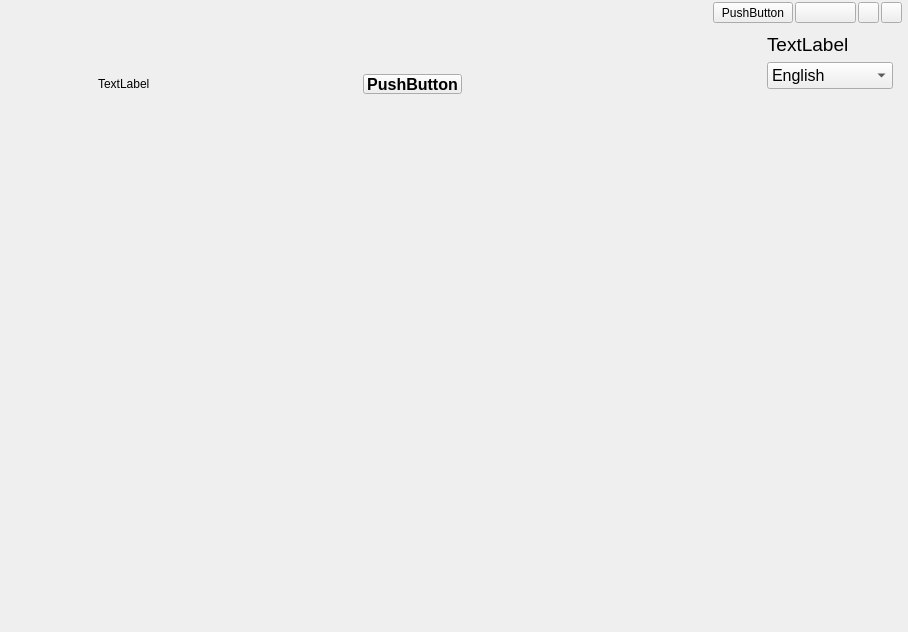
<?xml version="1.0" encoding="UTF-8"?>
<ui version="4.0">
 <class>mainframe</class>
 <widget class="QWidget" name="mainframe">
  <property name="geometry">
   <rect>
    <x>0</x>
    <y>0</y>
    <width>908</width>
    <height>632</height>
   </rect>
  </property>
  <property name="sizePolicy">
   <sizepolicy hsizetype="Preferred" vsizetype="Preferred">
    <horstretch>0</horstretch>
    <verstretch>0</verstretch>
   </sizepolicy>
  </property>
  <property name="baseSize">
   <size>
    <width>0</width>
    <height>0</height>
   </size>
  </property>
  <property name="windowTitle">
   <string>NETGEAR Genie</string>
  </property>
  <property name="stylehint" stdset="0">
   <string>5</string>
  </property>
  <layout class="QGridLayout" name="gridLayout" rowstretch="85,420,95" columnstretch="30,150,656,30">
   <property name="leftMargin">
    <number>2</number>
   </property>
   <property name="topMargin">
    <number>0</number>
   </property>
   <property name="rightMargin">
    <number>2</number>
   </property>
   <property name="bottomMargin">
    <number>0</number>
   </property>
   <property name="spacing">
    <number>0</number>
   </property>
   <item row="0" column="0" colspan="4">
    <widget class="QWidget" name="title" native="true">
     <property name="stylehintsub" stdset="0">
      <string>1</string>
     </property>
     <property name="stylehintlevel" stdset="0">
      <string>0</string>
     </property>
     <layout class="QVBoxLayout" name="verticalLayout_5">
      <property name="spacing">
       <number>0</number>
      </property>
      <property name="leftMargin">
       <number>0</number>
      </property>
      <property name="topMargin">
       <number>0</number>
      </property>
      <property name="rightMargin">
       <number>0</number>
      </property>
      <property name="bottomMargin">
       <number>0</number>
      </property>
      <item>
       <widget class="QFrame" name="frame_top">
        <layout class="QHBoxLayout" name="horizontalLayout_2">
         <property name="leftMargin">
          <number>0</number>
         </property>
         <property name="topMargin">
          <number>0</number>
         </property>
         <property name="rightMargin">
          <number>0</number>
         </property>
         <property name="bottomMargin">
          <number>0</number>
         </property>
         <item>
          <spacer name="horizontalSpacer_2">
           <property name="orientation">
            <enum>Qt::Horizontal</enum>
           </property>
           <property name="sizeHint" stdset="0">
            <size>
             <width>487</width>
             <height>20</height>
            </size>
           </property>
          </spacer>
         </item>
         <item>
          <widget class="QFrame" name="frame_top_left">
           <property name="minimumSize">
            <size>
             <width>400</width>
             <height>0</height>
            </size>
           </property>
           <property name="frameShape">
            <enum>QFrame::NoFrame</enum>
           </property>
           <property name="frameShadow">
            <enum>QFrame::Plain</enum>
           </property>
           <layout class="QVBoxLayout" name="verticalLayout_2">
            <property name="leftMargin">
             <number>0</number>
            </property>
            <property name="topMargin">
             <number>2</number>
            </property>
            <property name="rightMargin">
             <number>4</number>
            </property>
            <property name="bottomMargin">
             <number>0</number>
            </property>
            <item>
             <layout class="QHBoxLayout" name="horizontalLayout">
              <property name="spacing">
               <number>2</number>
              </property>
              <item>
               <spacer name="horizontalSpacer">
                <property name="orientation">
                 <enum>Qt::Horizontal</enum>
                </property>
                <property name="sizeHint" stdset="0">
                 <size>
                  <width>40</width>
                  <height>20</height>
                 </size>
                </property>
               </spacer>
              </item>
              <item>
               <widget class="QPushButton" name="but_getpwd">
                <property name="maximumSize">
                 <size>
                  <width>16777215</width>
                  <height>21</height>
                 </size>
                </property>
                <property name="focusPolicy">
                 <enum>Qt::NoFocus</enum>
                </property>
                <property name="text">
                 <string>PushButton</string>
                </property>
               </widget>
              </item>
              <item>
               <widget class="QPushButton" name="about">
                <property name="minimumSize">
                 <size>
                  <width>61</width>
                  <height>21</height>
                 </size>
                </property>
                <property name="maximumSize">
                 <size>
                  <width>160</width>
                  <height>21</height>
                 </size>
                </property>
                <property name="focusPolicy">
                 <enum>Qt::NoFocus</enum>
                </property>
                <property name="text">
                 <string/>
                </property>
               </widget>
              </item>
              <item>
               <widget class="QPushButton" name="min">
                <property name="minimumSize">
                 <size>
                  <width>21</width>
                  <height>21</height>
                 </size>
                </property>
                <property name="maximumSize">
                 <size>
                  <width>21</width>
                  <height>21</height>
                 </size>
                </property>
                <property name="focusPolicy">
                 <enum>Qt::NoFocus</enum>
                </property>
                <property name="text">
                 <string/>
                </property>
               </widget>
              </item>
              <item>
               <widget class="QPushButton" name="close">
                <property name="minimumSize">
                 <size>
                  <width>21</width>
                  <height>21</height>
                 </size>
                </property>
                <property name="maximumSize">
                 <size>
                  <width>21</width>
                  <height>21</height>
                 </size>
                </property>
                <property name="focusPolicy">
                 <enum>Qt::NoFocus</enum>
                </property>
                <property name="text">
                 <string/>
                </property>
               </widget>
              </item>
             </layout>
            </item>
           </layout>
          </widget>
         </item>
        </layout>
       </widget>
      </item>
      <item>
       <layout class="QHBoxLayout" name="horizontalLayout_3">
        <property name="rightMargin">
         <number>4</number>
        </property>
        <item>
         <spacer name="horizontalSpacer_3">
          <property name="orientation">
           <enum>Qt::Horizontal</enum>
          </property>
          <property name="sizeType">
           <enum>QSizePolicy::Fixed</enum>
          </property>
          <property name="sizeHint" stdset="0">
           <size>
            <width>90</width>
            <height>20</height>
           </size>
          </property>
         </spacer>
        </item>
        <item>
         <widget class="QFrame" name="frame_bottom">
          <property name="frameShape">
           <enum>QFrame::NoFrame</enum>
          </property>
          <property name="frameShadow">
           <enum>QFrame::Plain</enum>
          </property>
          <layout class="QVBoxLayout" name="verticalLayout_4">
           <property name="spacing">
            <number>0</number>
           </property>
           <property name="leftMargin">
            <number>0</number>
           </property>
           <property name="topMargin">
            <number>0</number>
           </property>
           <property name="rightMargin">
            <number>0</number>
           </property>
           <property name="bottomMargin">
            <number>4</number>
           </property>
           <item>
            <layout class="QHBoxLayout" name="horizontalLayout_5">
             <property name="topMargin">
              <number>6</number>
             </property>
             <item>
              <widget class="QWidget" name="head" native="true">
               <property name="minimumSize">
                <size>
                 <width>400</width>
                 <height>45</height>
                </size>
               </property>
               <property name="stylehintsub" stdset="0">
                <string>1</string>
               </property>
               <property name="stylehintlevel" stdset="0">
                <string>1</string>
               </property>
              </widget>
             </item>
             <item>
              <spacer name="horizontalSpacer_7">
               <property name="orientation">
                <enum>Qt::Horizontal</enum>
               </property>
               <property name="sizeHint" stdset="0">
                <size>
                 <width>40</width>
                 <height>20</height>
                </size>
               </property>
              </spacer>
             </item>
            </layout>
           </item>
           <item>
            <widget class="QFrame" name="frame_update">
             <property name="minimumSize">
              <size>
               <width>0</width>
               <height>20</height>
              </size>
             </property>
             <property name="frameShape">
              <enum>QFrame::NoFrame</enum>
             </property>
             <property name="frameShadow">
              <enum>QFrame::Plain</enum>
             </property>
             <layout class="QHBoxLayout" name="horizontalLayout_4">
              <property name="spacing">
               <number>0</number>
              </property>
              <property name="leftMargin">
               <number>6</number>
              </property>
              <property name="topMargin">
               <number>0</number>
              </property>
              <property name="rightMargin">
               <number>0</number>
              </property>
              <property name="bottomMargin">
               <number>0</number>
              </property>
              <item>
               <widget class="QLabel" name="lab_wifi">
                <property name="text">
                 <string>TextLabel</string>
                </property>
                <property name="indent">
                 <number>0</number>
                </property>
               </widget>
              </item>
              <item>
               <spacer name="horizontalSpacer_4">
                <property name="orientation">
                 <enum>Qt::Horizontal</enum>
                </property>
                <property name="sizeHint" stdset="0">
                 <size>
                  <width>213</width>
                  <height>20</height>
                 </size>
                </property>
               </spacer>
              </item>
              <item>
               <widget class="QPushButton" name="but_update">
                <property name="enabled">
                 <bool>true</bool>
                </property>
                <property name="sizePolicy">
                 <sizepolicy hsizetype="Minimum" vsizetype="Fixed">
                  <horstretch>0</horstretch>
                  <verstretch>0</verstretch>
                 </sizepolicy>
                </property>
                <property name="font">
                 <font>
                  <pointsize>12</pointsize>
                  <weight>75</weight>
                  <bold>true</bold>
                 </font>
                </property>
                <property name="focusPolicy">
                 <enum>Qt::NoFocus</enum>
                </property>
                <property name="text">
                 <string>PushButton</string>
                </property>
               </widget>
              </item>
              <item>
               <spacer name="horizontalSpacer_5">
                <property name="orientation">
                 <enum>Qt::Horizontal</enum>
                </property>
                <property name="sizeHint" stdset="0">
                 <size>
                  <width>213</width>
                  <height>10</height>
                 </size>
                </property>
               </spacer>
              </item>
             </layout>
            </widget>
           </item>
          </layout>
         </widget>
        </item>
        <item>
         <spacer name="horizontalSpacer_6">
          <property name="orientation">
           <enum>Qt::Horizontal</enum>
          </property>
          <property name="sizeHint" stdset="0">
           <size>
            <width>40</width>
            <height>20</height>
           </size>
          </property>
         </spacer>
        </item>
        <item>
         <widget class="QFrame" name="frame_lan">
          <property name="maximumSize">
           <size>
            <width>818</width>
            <height>16777215</height>
           </size>
          </property>
          <property name="frameShape">
           <enum>QFrame::NoFrame</enum>
          </property>
          <property name="frameShadow">
           <enum>QFrame::Plain</enum>
          </property>
          <layout class="QVBoxLayout" name="verticalLayout_3">
           <item>
            <spacer name="verticalSpacer">
             <property name="orientation">
              <enum>Qt::Vertical</enum>
             </property>
             <property name="sizeHint" stdset="0">
              <size>
               <width>20</width>
               <height>40</height>
              </size>
             </property>
            </spacer>
           </item>
           <item>
            <widget class="QLabel" name="text_lanselect">
             <property name="minimumSize">
              <size>
               <width>126</width>
               <height>0</height>
              </size>
             </property>
             <property name="maximumSize">
              <size>
               <width>400</width>
               <height>16777215</height>
              </size>
             </property>
             <property name="font">
              <font>
               <pointsize>14</pointsize>
              </font>
             </property>
             <property name="text">
              <string>TextLabel</string>
             </property>
             <property name="alignment">
              <set>Qt::AlignLeading|Qt::AlignLeft|Qt::AlignVCenter</set>
             </property>
            </widget>
           </item>
           <item>
            <widget class="QComboBox" name="cob_sl_lan">
             <property name="minimumSize">
              <size>
               <width>120</width>
               <height>0</height>
              </size>
             </property>
             <property name="font">
              <font>
               <pointsize>12</pointsize>
              </font>
             </property>
             <property name="focusPolicy">
              <enum>Qt::NoFocus</enum>
             </property>
             <property name="contextMenuPolicy">
              <enum>Qt::DefaultContextMenu</enum>
             </property>
             <property name="layoutDirection">
              <enum>Qt::LeftToRight</enum>
             </property>
             <property name="styleSheet">
              <string notr="true"/>
             </property>
             <property name="currentIndex">
              <number>0</number>
             </property>
             <property name="maxVisibleItems">
              <number>30</number>
             </property>
             <property name="modelColumn">
              <number>0</number>
             </property>
             <property name="stylehintcob" stdset="0">
              <number>1</number>
             </property>
             <item>
              <property name="text">
               <string>English</string>
              </property>
             </item>
             <item>
              <property name="text">
               <string>Deutsch</string>
              </property>
             </item>
             <item>
              <property name="text">
               <string>Svenska</string>
              </property>
             </item>
             <item>
              <property name="text">
               <string>Français</string>
              </property>
             </item>
             <item>
              <property name="text">
               <string>Nederlands</string>
              </property>
             </item>
             <item>
              <property name="text">
               <string>Italiano</string>
              </property>
             </item>
             <item>
              <property name="text">
               <string>Español</string>
              </property>
             </item>
             <item>
              <property name="text">
               <string>Dansk</string>
              </property>
             </item>
             <item>
              <property name="text">
               <string>Suomi</string>
              </property>
             </item>
             <item>
              <property name="text">
               <string>Norsk</string>
              </property>
             </item>
             <item>
              <property name="text">
               <string>Ελληνικά</string>
              </property>
             </item>
             <item>
              <property name="text">
               <string>Português</string>
              </property>
             </item>
             <item>
              <property name="text">
               <string>Русский</string>
              </property>
             </item>
             <item>
              <property name="text">
               <string>Polski</string>
              </property>
             </item>
             <item>
              <property name="text">
               <string>Magyar</string>
              </property>
             </item>
             <item>
              <property name="text">
               <string>Čeština</string>
              </property>
             </item>
             <item>
              <property name="text">
               <string>Slovenščina</string>
              </property>
             </item>
             <item>
              <property name="text">
               <string>Slovenčina</string>
              </property>
             </item>
             <item>
              <property name="text">
               <string>Română</string>
              </property>
             </item>
             <item>
              <property name="text">
               <string>简体中文</string>
              </property>
             </item>
             <item>
              <property name="text">
               <string>한국어</string>
              </property>
             </item>
             <item>
              <property name="text">
               <string>日本語</string>
              </property>
             </item>
             <item>
              <property name="text">
               <string>العربية</string>
              </property>
             </item>
             <item>
              <property name="text">
               <string>Türk</string>
              </property>
             </item>
            </widget>
           </item>
          </layout>
         </widget>
        </item>
       </layout>
      </item>
     </layout>
    </widget>
   </item>
   <item row="1" column="0">
    <widget class="QWidget" name="left_margin" native="true"/>
   </item>
   <item row="1" column="1">
    <widget class="QWidget" name="leftpan" native="true">
     <property name="sizePolicy">
      <sizepolicy hsizetype="Preferred" vsizetype="Preferred">
       <horstretch>0</horstretch>
       <verstretch>0</verstretch>
      </sizepolicy>
     </property>
     <property name="minimumSize">
      <size>
       <width>150</width>
       <height>0</height>
      </size>
     </property>
    </widget>
   </item>
   <item row="1" column="2">
    <widget class="QWidget" name="stack_bg" native="true">
     <layout class="QVBoxLayout" name="verticalLayout">
      <property name="leftMargin">
       <number>0</number>
      </property>
      <property name="topMargin">
       <number>0</number>
      </property>
      <property name="rightMargin">
       <number>0</number>
      </property>
      <property name="bottomMargin">
       <number>0</number>
      </property>
      <item>
       <widget class="QStackedWidget" name="stack">
        <property name="autoFillBackground">
         <bool>false</bool>
        </property>
        <property name="currentIndex">
         <number>1</number>
        </property>
        <property name="stylehintsub" stdset="0">
         <string>6</string>
        </property>
        <widget class="QWidget" name="home">
         <property name="stylehintsub" stdset="0">
          <string>4</string>
         </property>
         <layout class="QGridLayout" name="gridLayout_3" rowstretch="0" columnstretch="0">
          <property name="leftMargin">
           <number>5</number>
          </property>
          <property name="topMargin">
           <number>7</number>
          </property>
          <property name="rightMargin">
           <number>5</number>
          </property>
          <property name="bottomMargin">
           <number>3</number>
          </property>
          <property name="spacing">
           <number>0</number>
          </property>
         </layout>
        </widget>
        <widget class="QWidget" name="page_2">
         <property name="stylehintsub" stdset="0">
          <string>7</string>
         </property>
        </widget>
       </widget>
      </item>
     </layout>
    </widget>
   </item>
   <item row="1" column="3">
    <widget class="QWidget" name="right_margin" native="true"/>
   </item>
   <item row="2" column="0" colspan="4">
    <widget class="QWidget" name="but_w" native="true">
     <property name="stylehintsub" stdset="0">
      <string>3</string>
     </property>
     <property name="stylehintlevel" stdset="0">
      <string/>
     </property>
     <layout class="QGridLayout" name="gridLayout_2" columnstretch="0">
      <property name="leftMargin">
       <number>4</number>
      </property>
      <property name="topMargin">
       <number>6</number>
      </property>
      <property name="rightMargin">
       <number>4</number>
      </property>
      <property name="bottomMargin">
       <number>4</number>
      </property>
     </layout>
    </widget>
   </item>
  </layout>
 </widget>
 <resources/>
 <connections/>
</ui>
